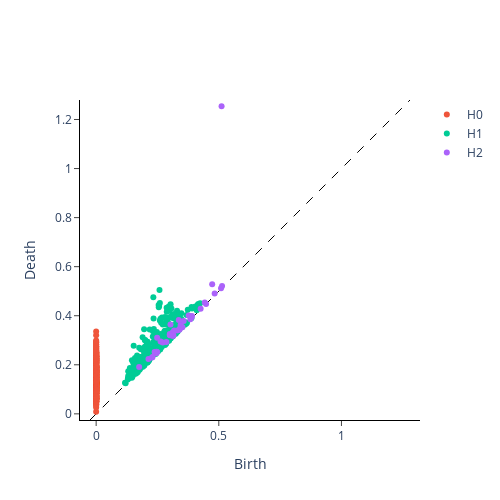

This figure's notebook cell:
### Code cell
# Sphere
plot_diagram(diagrams_basic[10])
